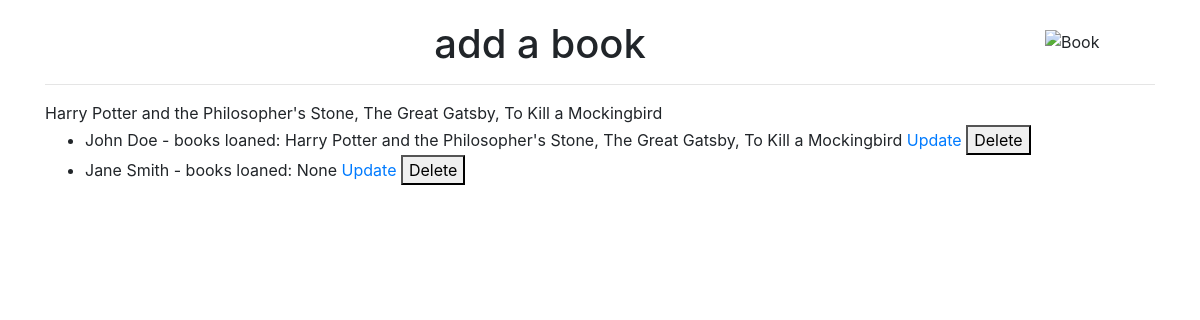
/show_members, run on an earlier commit of the app's database.
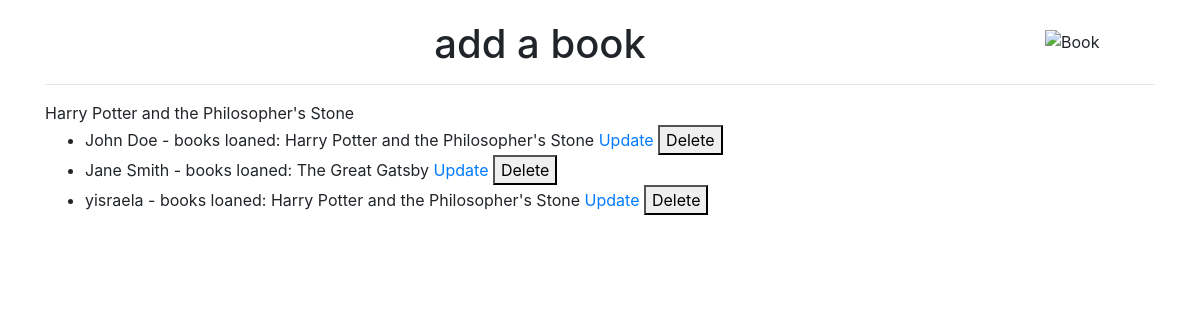
And on a later commit of the database.
### tables this page shows
CREATE TABLE Members (
    member_id INTEGER PRIMARY KEY,
    name TEXT NOT NULL
);

### app.py (the view)
@app.route('/show_members')
def show_members():
    conn = sqlite3.connect('library.db')
    c = conn.cursor()
    c.execute('SELECT * FROM Members')
    members = c.fetchall()
    c.execute('''
    SELECT Members.name, GROUP_CONCAT(Books.title, ', ') AS books_borrowed
    FROM Members
    LEFT JOIN Loans ON Members.member_id = Loans.member_id
    LEFT JOIN Books ON Loans.book_id = Books.book_id
    GROUP BY Members.member_id
    ''')
    member_loans = c.fetchall()
    conn.close()
    return render_template('show_members.html', members=members, member_loans=member_loans)

### templates/show_members.html (shortened to what this page needs)
<!DOCTYPE html>
{% extends "base.html" %}
{% block header %}add a book {% endblock %}
{% block content %}
    {{member_loans[0][1]}}
    <ul>
        {% for member in members %}
        <li>
            {{ member[1] }} - books loaned:
            {% for loan in member_loans %}
                {% if loan[0] == member[1] %}
                    {{ loan[1] }}
                {% endif %}
            {% endfor %}
            <a href="{{ url_for('update_member', member_id=member[0]) }}">Update</a>
            <form method="post" action="{{ url_for('delete_member', member_id=member[0]) }}" style="display:inline;">
                <button type="submit">Delete</button>
            </form>
        </li>
        {% endfor %}
    </ul>
    {% endblock %}

What changed in the data, as far as the page shows it:
computed for Members "John Doe": loan "Harry Potter and the Philosopher's Stone, The Great Gatsby, To Kill a Mockingbird" → "Harry Potter and the Philosopher's Stone"
computed for Members "Jane Smith": loan "None" → "The Great Gatsby"
added Members: name "yisraela", loan "Harry Potter and the Philosopher's Stone"
Also different on the page:
{{ member_loans[0][1] }}: "Harry Potter and the Philosopher's Stone, The Great Gatsby, To Kill a Mockingbird" → "Harry Potter and the Philosopher's Stone"
